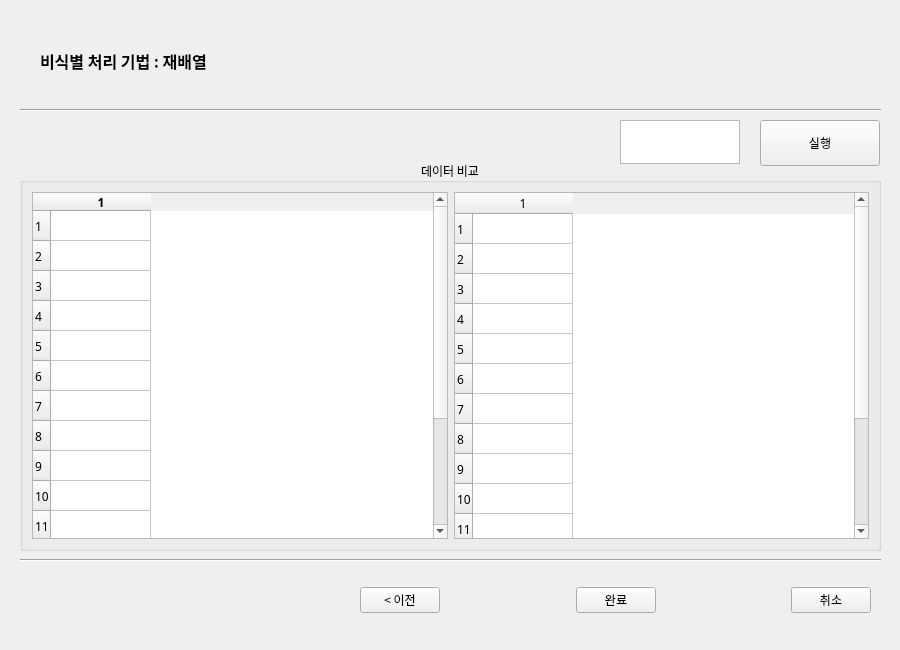
<?xml version="1.0" encoding="UTF-8"?>
<ui version="4.0">
 <class>Import Data</class>
 <widget class="QMainWindow" name="Import Data">
  <property name="geometry">
   <rect>
    <x>0</x>
    <y>0</y>
    <width>900</width>
    <height>650</height>
   </rect>
  </property>
  <property name="windowTitle">
   <string>재배열</string>
  </property>
  <widget class="QWidget" name="centralwidget">
   <widget class="QGroupBox" name="groupBox">
    <property name="geometry">
     <rect>
      <x>20</x>
      <y>160</y>
      <width>861</width>
      <height>391</height>
     </rect>
    </property>
    <property name="font">
     <font>
      <family>맑은 고딕</family>
     </font>
    </property>
    <property name="title">
     <string>데이터 비교</string>
    </property>
    <property name="alignment">
     <set>Qt::AlignCenter</set>
    </property>
    <layout class="QGridLayout" name="gridLayout">
     <item row="0" column="0">
      <layout class="QHBoxLayout" name="horizontalLayout">
       <item>
        <widget class="QTableWidget" name="BeforeData">
         <property name="rowCount">
          <number>15</number>
         </property>
         <row/>
         <row/>
         <row/>
         <row/>
         <row/>
         <row/>
         <row/>
         <row/>
         <row/>
         <row/>
         <row/>
         <row/>
         <row/>
         <row/>
         <row/>
         <column>
          <property name="text">
           <string>1</string>
          </property>
          <property name="font">
           <font>
            <weight>75</weight>
            <bold>true</bold>
           </font>
          </property>
         </column>
        </widget>
       </item>
       <item>
        <widget class="QTableWidget" name="AfterData">
         <property name="rowCount">
          <number>15</number>
         </property>
         <row/>
         <row/>
         <row/>
         <row/>
         <row/>
         <row/>
         <row/>
         <row/>
         <row/>
         <row/>
         <row/>
         <row/>
         <row/>
         <row/>
         <row/>
         <column>
          <property name="text">
           <string>1</string>
          </property>
         </column>
        </widget>
       </item>
      </layout>
     </item>
    </layout>
   </widget>
   <widget class="Line" name="line">
    <property name="geometry">
     <rect>
      <x>20</x>
      <y>550</y>
      <width>861</width>
      <height>20</height>
     </rect>
    </property>
    <property name="orientation">
     <enum>Qt::Horizontal</enum>
    </property>
   </widget>
   <widget class="Line" name="line_2">
    <property name="geometry">
     <rect>
      <x>20</x>
      <y>100</y>
      <width>861</width>
      <height>20</height>
     </rect>
    </property>
    <property name="orientation">
     <enum>Qt::Horizontal</enum>
    </property>
   </widget>
   <widget class="QLabel" name="label">
    <property name="geometry">
     <rect>
      <x>40</x>
      <y>30</y>
      <width>431</width>
      <height>61</height>
     </rect>
    </property>
    <property name="font">
     <font>
      <family>맑은 고딕</family>
      <pointsize>12</pointsize>
      <weight>75</weight>
      <bold>true</bold>
     </font>
    </property>
    <property name="text">
     <string>비식별 처리 기법 : 재배열</string>
    </property>
   </widget>
   <widget class="QWidget" name="horizontalLayoutWidget_2">
    <property name="geometry">
     <rect>
      <x>360</x>
      <y>570</y>
      <width>511</width>
      <height>61</height>
     </rect>
    </property>
    <layout class="QHBoxLayout" name="horizontalLayout_2">
     <item>
      <widget class="QPushButton" name="backButton">
       <property name="font">
        <font>
         <family>맑은 고딕</family>
         <pointsize>9</pointsize>
        </font>
       </property>
       <property name="text">
        <string>&lt; 이전</string>
       </property>
      </widget>
     </item>
     <item>
      <spacer name="horizontalSpacer_6">
       <property name="orientation">
        <enum>Qt::Horizontal</enum>
       </property>
       <property name="sizeHint" stdset="0">
        <size>
         <width>40</width>
         <height>20</height>
        </size>
       </property>
      </spacer>
     </item>
     <item>
      <widget class="QPushButton" name="finishButton">
       <property name="font">
        <font>
         <family>맑은 고딕</family>
         <pointsize>9</pointsize>
        </font>
       </property>
       <property name="text">
        <string>완료</string>
       </property>
      </widget>
     </item>
     <item>
      <spacer name="horizontalSpacer_3">
       <property name="orientation">
        <enum>Qt::Horizontal</enum>
       </property>
       <property name="sizeHint" stdset="0">
        <size>
         <width>40</width>
         <height>20</height>
        </size>
       </property>
      </spacer>
     </item>
     <item>
      <widget class="QPushButton" name="cancelButton">
       <property name="font">
        <font>
         <family>맑은 고딕</family>
         <pointsize>9</pointsize>
        </font>
       </property>
       <property name="text">
        <string>취소</string>
       </property>
      </widget>
     </item>
    </layout>
   </widget>
   <widget class="QTextEdit" name="shffleText">
    <property name="geometry">
     <rect>
      <x>620</x>
      <y>120</y>
      <width>120</width>
      <height>44</height>
     </rect>
    </property>
   </widget>
   <widget class="QPushButton" name="runButton">
    <property name="geometry">
     <rect>
      <x>760</x>
      <y>120</y>
      <width>120</width>
      <height>46</height>
     </rect>
    </property>
    <property name="font">
     <font>
      <family>맑은 고딕</family>
      <pointsize>9</pointsize>
     </font>
    </property>
    <property name="text">
     <string>실행</string>
    </property>
   </widget>
  </widget>
 </widget>
 <resources/>
 <connections/>
</ui>
